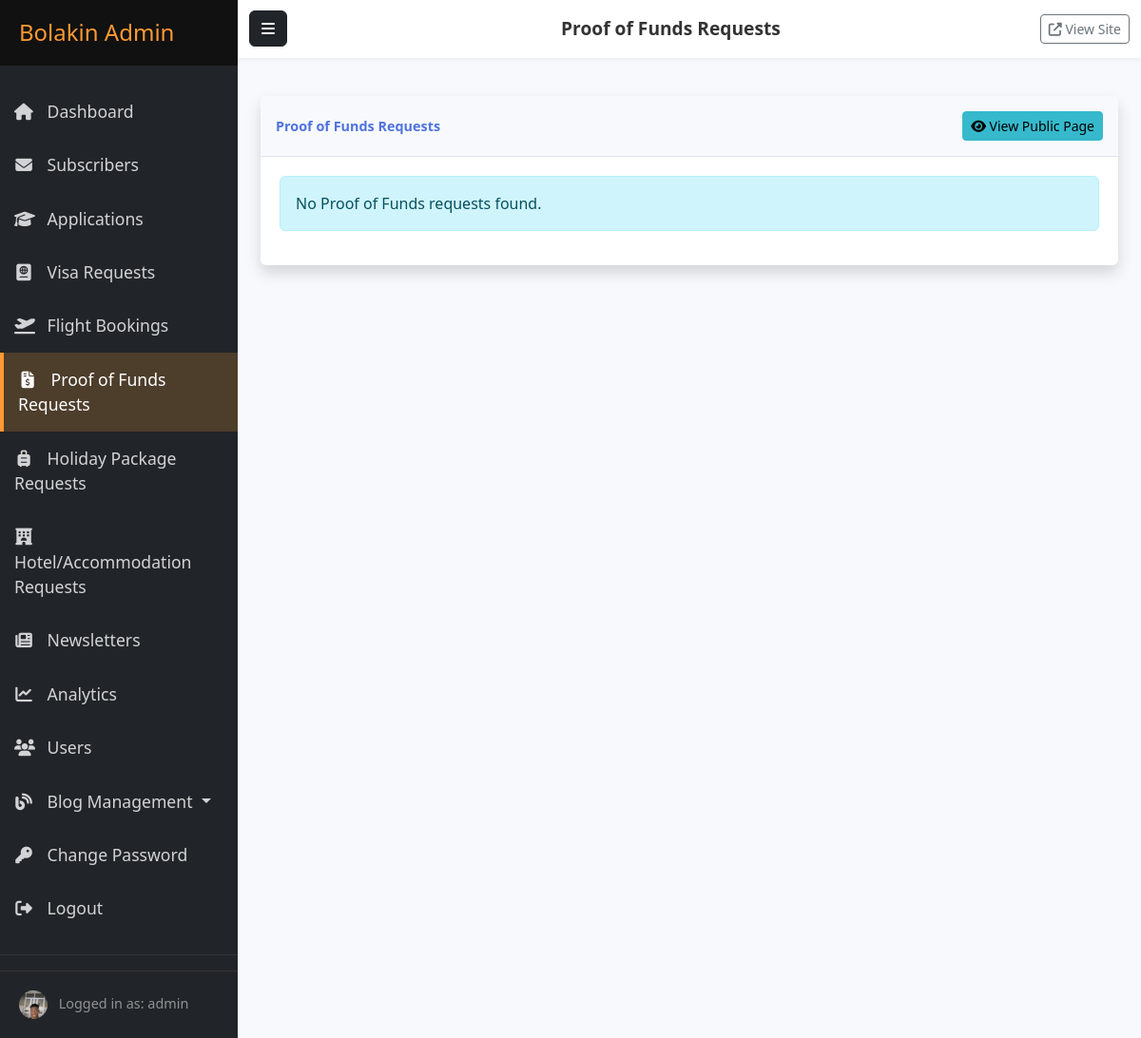
/admin/dashboard/proof-of-funds-requests (signed in), run on the app's committed database.
### models.py (models this page shows, shortened)
class User(db.Model, UserMixin):
    __tablename__ = 'users'
    __table_args__ = {'extend_existing': True}
    id = db.Column(db.Integer, primary_key=True)
    username = db.Column(db.String(64), unique=True, nullable=False)
    email = db.Column(db.String(120), unique=True, nullable=False)
    password_hash = db.Column(db.String(256), nullable=False)
    is_admin = db.Column(db.Boolean, default=False, nullable=False)
    created_at = db.Column(db.DateTime, default=datetime.utcnow)
    last_login = db.Column(db.DateTime, nullable=True)
    password_changed = db.Column(db.Boolean, default=False, nullable=False)
    profile_image_file = db.Column(db.String(200), nullable=True)  # Added field for profile picture
    linkedin_url = db.Column(db.String(255), nullable=True)
    twitter_url = db.Column(db.String(255), nullable=True)
    instagram_url = db.Column(db.String(255), nullable=True)
    facebook_url = db.Column(db.String(255), nullable=True) # Added Facebook as well

### routes/admin.py (the view)
@admin.route('/proof-of-funds-requests')
@login_required
@admin_required
def proof_of_funds_requests_list():
    page = request.args.get('page', 1, type=int)
    pof_requests = ProofOfFundsRequest.query.order_by(desc(ProofOfFundsRequest.submission_date)).paginate(
        page=page, per_page=current_app.config.get('ITEMS_PER_PAGE', 15), error_out=False
    )
    return render_template('admin/services/proof_of_funds_list.html', pof_requests=pof_requests, title="Proof of Funds Requests")

### app.py (called while the page is built)
@login_manager.user_loader
def load_user(user_id):
    return User.query.get(int(user_id))

### routes/admin.py (called while the page is built)
def admin_required(f):
    @wraps(f)
    def decorated_function(*args, **kwargs):
        if not current_user.is_admin:
            flash('You need admin privileges to access this page.', 'danger')
            return redirect(url_for('main.index'))
        return f(*args, **kwargs)
    return decorated_function

### templates/admin/services/proof_of_funds_list.html (shortened to what this page needs)
{% extends "admin/base.html" %}
{% block header_title %}{{ title }}{% endblock %}
{% block content %}
<div class="container-fluid">
    <div class="card shadow mb-4">
        <div class="card-header py-3 d-flex flex-row align-items-center justify-content-between">
            <h6 class="m-0 font-weight-bold text-primary">{{ title }}</h6>
            <a href="{{ url_for('main.proof_of_funds_request') }}" class="btn btn-sm btn-info" target="_blank">
                <i class="fas fa-eye"></i> View Public Page
            </a>
        </div>
        <div class="card-body">
            {% if pof_requests.items %}
                <div class="table-responsive">
                    <table class="table table-bordered table-hover" id="dataTable" width="100%" cellspacing="0">
                        <thead>
                            <tr>
                                <th>ID</th>
                                <th>Full Name</th>
                                <th>Email</th>
                                <th>Service Type</th>
                                <th>Purpose</th>
                                <th>Amount Required</th>
                                <th>Submitted</th>
                                <th>Status</th>
                                <th>Actions</th>
                            </tr>
                        </thead>
                        <tbody>
                            {% for req in pof_requests.items %}
                                <tr>
                                    <td>{{ req.id }}</td>
                                    <td>{{ req.full_name }}</td>
                                    <td>{{ req.email }}</td>
                                    <td>{{ req.service_type }}</td>
                                    <td>{{ req.purpose }}</td>
                                    <td>{{ req.amount_required if req.amount_required else 'N/A' }}</td>
                                    <td>{{ req.submission_date.strftime('%Y-%m-%d %H:%M') if req.submission_date else 'N/A'}}</td>
                                    <td>
                                        <span class="badge
                                            {% if req.status == 'Pending' %}bg-warning text-dark
                                            {% elif req.status == 'Information Requested' %}bg-info text-dark
                                            {% elif req.status == 'Documents Submitted' %}bg-primary
                                            {% elif req.status == 'In Review' %}bg-info
                                            {% elif req.status == 'Guidance Provided' %}bg-success
                                            {% elif req.status == 'Completed' %}bg-success
                                            {% elif req.status == 'On Hold' %}bg-dark
                                            {% elif req.status == 'Cancelled' %}bg-secondary
                                            {% else %}bg-light text-dark{% endif %}">{{ req.status }}</span>
                                    </td>
                                    <td>
                                        <a href="{{ url_for('admin.proof_of_funds_request_details', request_id=req.id) }}" class="btn btn-sm btn-info">
                                            <i class="fas fa-eye"></i> View
                                        </a>
                                    </td>
                                </tr>
                            {% endfor %}
                        </tbody>
                    </table>
                </div>
                {% if pof_requests.pages > 1 %}
                <nav aria-label="Page navigation">
                    <ul class="pagination justify-content-center">
                        <li class="page-item {% if not pof_requests.has_prev %}disabled{% endif %}">
                            <a class="page-link" href="{{ url_for('admin.proof_of_funds_requests_list', page=pof_requests.prev_num) }}" aria-label="Previous">
                                <span aria-hidden="true">&laquo;</span>
                            </a>
                        </li>
                        {% for page_num in pof_requests.iter_pages() %}
                            {% if page_num %}
                                <li class="page-item {% if page_num == pof_requests.page %}active{% endif %}">
                                    <a class="page-link" href="{{ url_for('admin.proof_of_funds_requests_list', page=page_num) }}">{{ page_num }}</a>
                                </li>
                            {% else %}
                                <li class="page-item disabled"><span class="page-link">...</span></li>
                            {% endif %}
                        {% endfor %}
                        <li class="page-item {% if not pof_requests.has_next %}disabled{% endif %}">
                            <a class="page-link" href="{{ url_for('admin.proof_of_funds_requests_list', page=pof_requests.next_num) }}" aria-label="Next">
                                <span aria-hidden="true">&raquo;</span>
                            </a>
                        </li>
                    </ul>
                </nav>
                {% endif %}
            {% else %}
                <div class="alert alert-info">
                    No Proof of Funds requests found.
                </div>
            {% endif %}
        </div>
    </div>
</div>
{% endblock %}

### templates/admin/base.html (shortened to what this page needs)
<!DOCTYPE html>
<html lang="en">
<head>
    <link href="https://cdn.jsdelivr.net/npm/bootstrap@5.2.3/dist/css/bootstrap.min.css" rel="stylesheet">
    <link rel="stylesheet" href="https://cdnjs.cloudflare.com/ajax/libs/font-awesome/6.3.0/css/all.min.css">
    <link rel="stylesheet" href="{{ url_for('static', filename='css/admin.css') }}">
</head>
<body>
    <div class="wrapper">
        <nav id="sidebar" class="bg-dark">
            <div class="sidebar-header">
                <h3>Bolakin Admin</h3>
            </div>
            <ul class="list-unstyled components">
                <li class="{% if request.endpoint == 'admin.dashboard' %}active{% endif %}">
                    <a href="{{ url_for('admin.dashboard') }}">
                        <i class="fas fa-home"></i> Dashboard
                    </a>
                </li>
                <li class="{% if 'subscribers' in request.endpoint %}active{% endif %}">
                    <a href="{{ url_for('admin.subscribers') }}">
                        <i class="fas fa-envelope"></i> Subscribers
                    </a>
                </li>
                <li class="{% if 'applications' in request.endpoint %}active{% endif %}">
                    <a href="{{ url_for('admin.applications') }}">
                        <i class="fas fa-graduation-cap"></i> Applications
                    </a>
                </li>
                <li class="{% if 'visa_requests' in request.endpoint or 'visa_request_details' in request.endpoint %}active{% endif %}">
                    <a href="{{ url_for('admin.visa_requests_list') }}">
                        <i class="fas fa-passport"></i> Visa Requests
                    </a>
                </li>
                <li class="{% if 'flight_bookings' in request.endpoint or 'flight_booking_details' in request.endpoint %}active{% endif %}">
                    <a href="{{ url_for('admin.flight_bookings_list') }}">
                        <i class="fas fa-plane-departure"></i> Flight Bookings
                    </a>
                </li>
                <li class="{% if 'proof_of_funds_requests' in request.endpoint or 'proof_of_funds_details' in request.endpoint %}active{% endif %}">
                    <a href="{{ url_for('admin.proof_of_funds_requests_list') }}">
                        <i class="fas fa-file-invoice-dollar"></i> Proof of Funds Requests
                    </a>
                </li>
                <li class="{% if 'holiday_package_requests' in request.endpoint or 'holiday_package_request_details' in request.endpoint %}active{% endif %}">
                    <a href="{{ url_for('admin.holiday_package_requests_list') }}">
                        <i class="fas fa-suitcase-rolling"></i> Holiday Package Requests
                    </a>
                </li>
                <li class="{% if 'hotel_accommodation_requests' in request.endpoint or 'hotel_accommodation_request_details' in request.endpoint %}active{% endif %}">
                    <a href="{{ url_for('admin.hotel_accommodation_requests_list') }}">
                        <i class="fas fa-hotel"></i> Hotel/Accommodation Requests
                    </a>
                </li>
                <li class="{% if 'newsletters' in request.endpoint %}active{% endif %}">
                    <a href="{{ url_for('admin.newsletters') }}">
                        <i class="fas fa-newspaper"></i> Newsletters
                    </a>
                </li>
                <li class="{% if 'analytics' in request.endpoint %}active{% endif %}">
                    <a href="{{ url_for('admin.analytics') }}">
                        <i class="fas fa-chart-line"></i> Analytics
                    </a>
                </li>
                <li class="{% if 'users' in request.endpoint %}active{% endif %}">
                    <a href="{{ url_for('admin.users') }}">
                        <i class="fas fa-users"></i> Users
                    </a>
                </li>
                <li class="nav-item dropdown {% if 'blog' in request.endpoint %}active{% endif %}">
                    <a href="#blogSubmenu" data-bs-toggle="collapse" aria-expanded="false" class="dropdown-toggle nav-link">
                        <i class="fas fa-blog"></i> Blog Management
                    </a>
                </li>
                <li>
                    <a href="{{ url_for('auth.change_password') }}">
                        <i class="fas fa-key"></i> Change Password
                    </a>
                </li>
                <li>
                    <a href="{{ url_for('auth.logout') }}">
                        <i class="fas fa-sign-out-alt"></i> Logout
                    </a>
                </li>
            </ul>
            <div class="sidebar-footer">
                {% if current_user.is_authenticated %}
                    {% if current_user.profile_image_file %}
                        <img src="{{ url_for('main.uploaded_file', subpath=current_user.profile_image_file) }}"
                             alt="{{ current_user.username }}" class="rounded-circle me-2"
                             style="width: 30px; height: 30px; object-fit: cover;">
                    {% else %}
                        <img src="{{ url_for('static', filename='images/default_avatar.png') }}"
                             alt="Default Avatar" class="rounded-circle me-2"
                             style="width: 30px; height: 30px; object-fit: cover;">
                    {% endif %}
                    <span>Logged in as: {{ current_user.username }}</span>
                {% endif %}
            </div>
        </nav>
        <div id="content">
            <nav class="navbar navbar-expand-lg navbar-light bg-light">
                <div class="container-fluid">
                    <button type="button" id="sidebarCollapse" class="btn btn-dark">
                        <i class="fas fa-bars"></i>
                    </button>
                    <span class="navbar-text">
                        {% block header_title %}Admin Dashboard{% endblock %}
                    </span>
                    <div>
                        <a href="{{ url_for('main.index') }}" class="btn btn-outline-secondary btn-sm" target="_blank">
                            <i class="fas fa-external-link-alt"></i> View Site
                        </a>
                    </div>
                </div>
            </nav>
            <main class="container-fluid py-4">
                {% block content %}{% endblock %}
            </main>
        </div>
    </div>
</body>
</html>

### static/css/admin.css (style rules this page uses)
.wrapper { display: flex; width: 100%; align-items: stretch; }
#sidebar { min-width: 250px; max-width: 250px; min-height: 100vh; color: #fff; transition: all 0.3s; }
#sidebar .sidebar-header { padding: 20px; background: #111; }
#sidebar .sidebar-header h3 { color: #FF9933; margin: 0; font-size: 1.5rem; }
#sidebar ul.components { padding: 20px 0; border-bottom: 1px solid #333; }
#sidebar ul li a { padding: 15px; font-size: 1.1em; display: block; color: rgba(255, 255, 255, 0.8); text-decoration: none; transition: all 0.3s ease; }
#sidebar ul li a:hover, #sidebar ul li.active > a { color: #fff; background: rgba(255, 153, 51, 0.2); border-left: 4px solid #FF9933; }
#sidebar ul li a i { margin-right: 10px; width: 20px; text-align: center; }
#sidebar .sidebar-footer { padding: 20px; font-size: 0.9em; color: rgba(255, 255, 255, 0.5); border-top: 1px solid #333; }
#content { width: 100%; min-height: 100vh; transition: all 0.3s; background-color: #f8f9fc; }
.navbar { background-color: #fff !important; box-shadow: 0 2px 5px rgba(0, 0, 0, 0.05); }
#sidebarCollapse { margin-right: 15px; }
.navbar-text { font-size: 1.2rem; font-weight: 600; color: #333; }
.card { margin-bottom: 24px; border: none; box-shadow: 0 0.15rem 1.75rem 0 rgba(58, 59, 69, 0.15); }
.card .card-header { background-color: #f8f9fc; border-bottom: 1px solid #e3e6f0; }
.card-header .m-0 { font-weight: 700; font-size: 0.9rem; color: #4e73df; }
.card-body { padding: 1.25rem; }
.text-primary { color: #4e73df !important; }
.btn-info { background-color: #36b9cc; border-color: #36b9cc; }

### data on the page
User: profile_image_file (picture), username "admin"

### other printed values
{{ title }} "Proof of Funds Requests"
